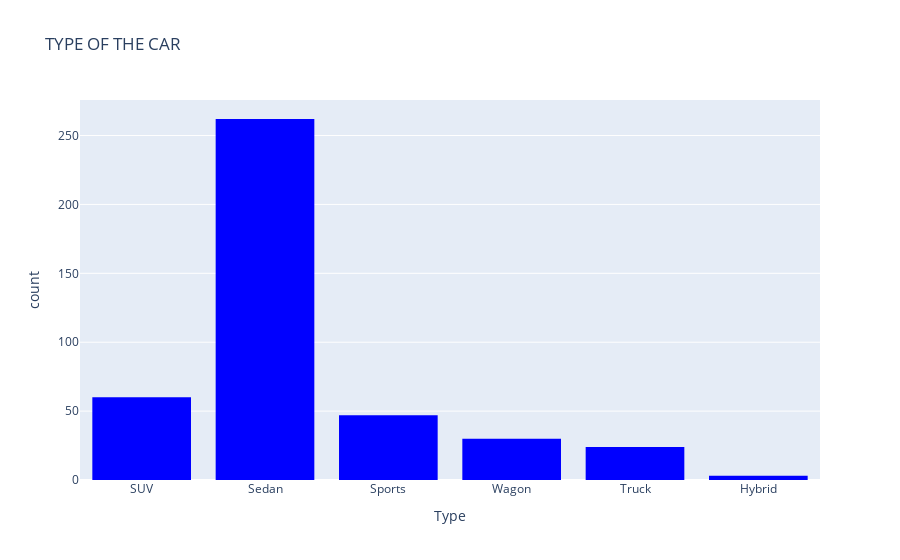

This figure's notebook cell:
### Code cell
fig = px.histogram(car_df, x = "Type",
                  labels = {"Type":"Type"},
                  title = "TYPE OF THE CAR",
                  color_discrete_sequence = ["blue"])
                  
fig.show()

### Figure 1 — Plotly figure (JSON) as saved in the notebook; plotly's stock layout.template omitted (floating-point values rounded to 4 significant figures; data arrays with more than 128 entries replaced by an {"elided": "..."} marker saying what was removed)
{"data": [{"alignmentgroup": "True", "bingroup": "x", "hovertemplate": "Type=%{x}<br>count=%{y}<extra></extra>", "legendgroup": "", "marker": {"color": "blue", "pattern": {"shape": ""}}, "name": "", "offsetgroup": "", "orientation": "v", "showlegend": false, "type": "histogram", "x": {"elided": "426 str values"}, "xaxis": "x", "yaxis": "y"}], "layout": {"barmode": "relative", "legend": {"tracegroupgap": 0}, "title": {"text": "TYPE OF THE CAR"}, "xaxis": {"anchor": "y", "domain": [0, 1], "title": {"text": "Type"}}, "yaxis": {"anchor": "x", "domain": [0, 1], "title": {"text": "count"}}}}
